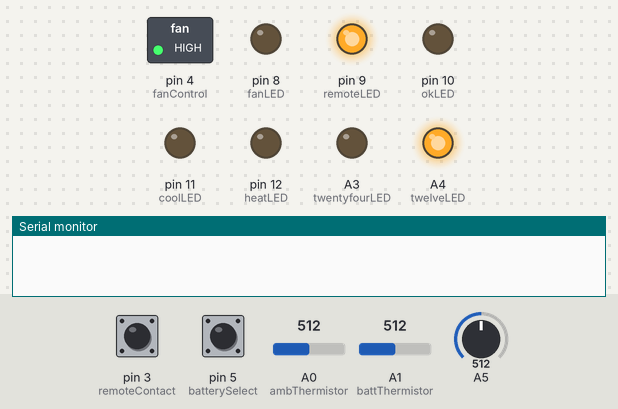
Simulated run of this sketch. Board: Arduino Uno, built with avr-gcc and run on an emulated ATmega328P. Parts: switched loads named in the sketch (green lamp = pin HIGH), output pins drawn as LEDs (lit = HIGH), the last lines printed to the serial monitor. Wiring (inferred from the names in the program): IR receiver: data pin 3. Dashed ring = blinking. The test bench sets the inputs (shaded band); at power-on: A0 (ambThermistor) = 512, A1 (battThermistor) = 512, pin 3 (remoteContact) HIGH, pin 5 (batterySelect) HIGH, A5 = 512.

Above: at 3.8 s.
3.9 s: A0 (ambThermistor) set to 87
6.7 s: A0 (ambThermistor) set to 73
At 8.38 s:
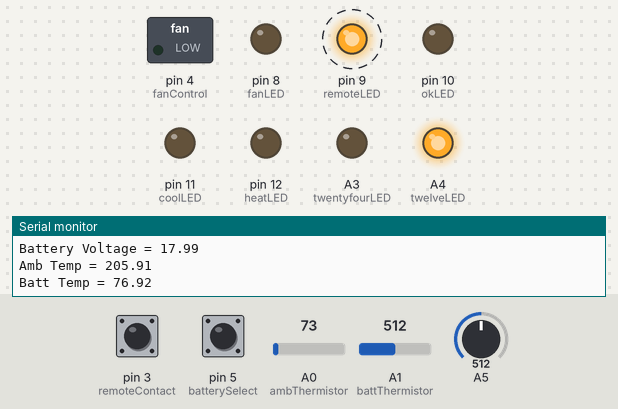
9.7 s: A0 (ambThermistor) set to 716
At 12.5 s:
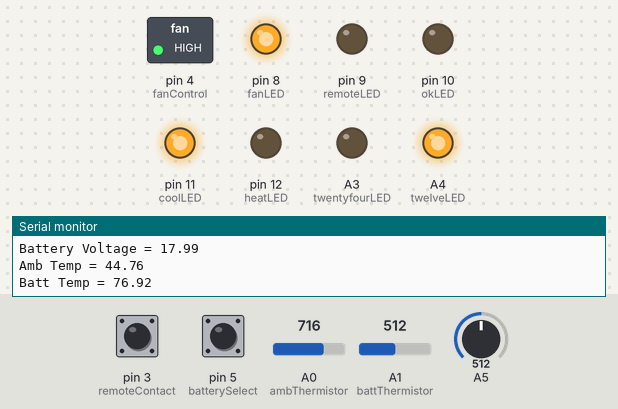
12.7 s: A1 (battThermistor) set to 534
At 14.3 s:
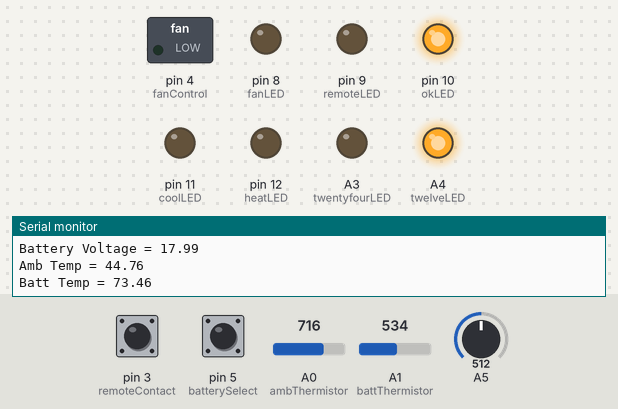
15.1 s: A1 (battThermistor) set to 511
At 15.9 s:
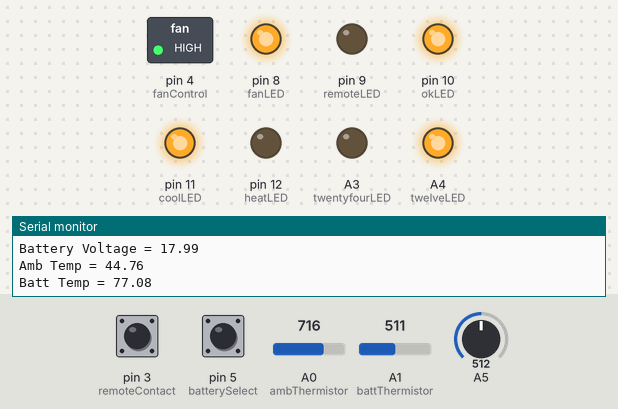
17.0 s: A1 (battThermistor) set to 716
At 19.0 s:
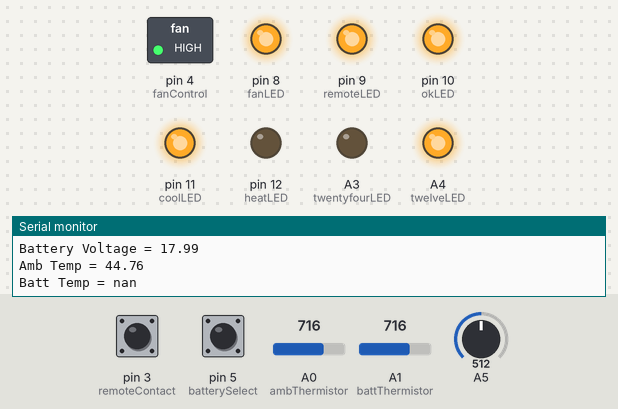
Timing chart, 0 to 20.2 s (numbered marks = the images above; inputs shaded):
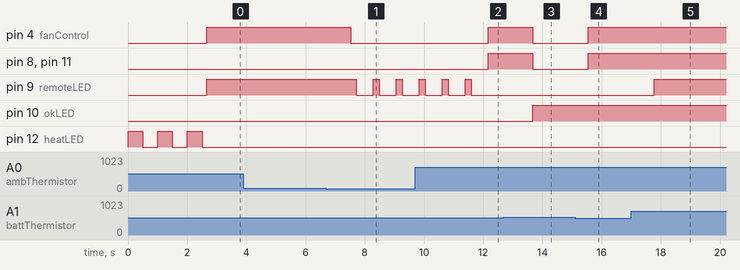

The sketch:

BattEnclosure_Proto_0_1.ino
```cpp
/*
Fan Controller Code Battery Version Proto 0.1
Designed to run on an Trinket Pro processor board
Schematic rev 8
Code base is Fan Enclosure Prod 2.1
Pin assignments

Rev History
0.1 Proto 1

I/O DEFINITIONS
A0 - Ambient Temperature Thermistor
A1 - Battery Temperature Thermistor
A2 -
A3 - Digital Output 24V LED
A4 - Digital Output 12V LED
A5 - Battery Voltage
D3 - Remote contact input (INT1 pin)
D4 - Fan On/Off Control
D5 - 24V/12V select
D6 -
D7 - Used by Trinket for USB comm - not available
D8 - Fan LED
D9 - Remote Contact LED
D10 - Operating Mode LED Grn OK
D11 - Operating Mode LED Blue Cooling
D12 - Operating Mode LED Red Heating
D13 - Trinket D13 LED
*/


/*----------------------------------------------------------
 *                      Define Variables
 *----------------------------------------------------------- */

 const int remoteContact = 3; //INT 1
 const int fanControl = 4; // fan on/off
 const int okLED = 10; //green operating mode LED
 const int coolLED = 11; //blue coolLED
 const int heatLED = 12; //red heatLED
 const int fanLED = 8; //green fan LED
 const int remoteLED = 9; //amber override LED
 const int battThermistor = A1;
 const int ambThermistor = A0;
 const int twelveLED = A4; //green 12V LED
 const int twentyfourLED = A3; //green 24V LED
 int voltLED; //value determined during setup loop
 const int batterySelect = 5;  //select 12 or 24 volt battery
 const int thermistorNominal=10000;
 const int temperatureNominal=25;
 const int bCoefficient=3950;
 const int seriesResistor=10000;//nominal value, measure for better accuracy
 unsigned int timeCounter = 0; //counter incremented by TIMER INT ISR
 unsigned int x = 0; //used with timeCounter to determine 5 minute interval
 volatile byte operatingState = 2; //set operating mode to OK
 boolean batteryType = LOW; //set to 24V battery initially
 float sensorValue = 0.0; //should this be float or int?
 float battVolt = 0.0;        //battery voltage
 float ambTemperature = 0.0; //enclosure temperature
 float battTemperature = 0.0; //battery temperature
 float steinhart = 0.0;
 float lowVolt = 0.0;
 volatile boolean remoteContactState = false; //NO remote contact -  close to run fan
 unsigned long startTime = 0; //used in delay timers
 unsigned long delay200 = 200; //delay 200ms

//End of Variables Definition -------------------------


/*----------------------------------------------
 * FUNCTION DEFINITIONS & ISRs
 -----------------------------------------------*/

//measure battery voltage
float measureVoltage() {
sensorValue=0.0;
for (int i=0; i<5; i++) {
     sensorValue = sensorValue + analogRead(A5);
     delay(10);
   }
sensorValue=sensorValue/5.0;
battVolt = ((sensorValue *0.00488*7.0)+0.5); //voltage scaled to 35V full scale
return battVolt;
} //end of measureVoltage()

//measure ambient temperature
float measureAmbTemp() {
sensorValue=0.0;
for (int i=0; i<5; i++) {
     sensorValue = sensorValue + analogRead(ambThermistor);
     delay(10);
   }
sensorValue=sensorValue/5;   //Average of 5 readings
sensorValue = 1023 / sensorValue - 1;
  sensorValue = seriesResistor / sensorValue;
  steinhart = sensorValue / thermistorNominal;     // (R/Ro)
  steinhart = log(steinhart);                  // ln(R/Ro)
  steinhart /= bCoefficient;                   // 1/B * ln(R/Ro)
  steinhart += 1.0 / (temperatureNominal + 273.15); // + (1/To)
  steinhart = 1.0 / steinhart; // Invert
  steinhart -= 273.15;  // convert to C
  steinhart = steinhart * 9.0 / 5.0 +32.0;         // convert to F
  ambTemperature = steinhart;
  return ambTemperature;
} //end of measureAmbTemp()


//measure battery temperature
float measureBattTemp() {
sensorValue=0.0;
for (int i=0; i<5; i++) {
     sensorValue = sensorValue + analogRead(battThermistor);
     delay(10);
   }
sensorValue=sensorValue/5;   //Average of 5 readings
sensorValue = 1023 / sensorValue - 1;
  sensorValue = seriesResistor / sensorValue;
  steinhart = sensorValue / thermistorNominal;     // (R/Ro)
  steinhart = log(steinhart);                  // ln(R/Ro)
  steinhart /= bCoefficient;                   // 1/B * ln(R/Ro)
  steinhart += 1.0 / (temperatureNominal + 273.15); // + (1/To)
  steinhart = 1.0 / steinhart; // Invert
  steinhart -= 273.15;  // convert to C
  steinhart = steinhart * 9.0 / 5.0 +32.0;         // convert to F
  battTemperature = steinhart;
  return battTemperature;
} //end of measureAmbTemp()

// Check Operating State Function

byte checkOperatingState() {
//0 = low voltage fault
//1 = thermistor fault
//2 = OK
//3 = cool
//4 = remote contact has been closed  - set by ISR
//5 = cooling desired but ambient temperature is hot
//6 = heat
//7 = heating desired but ambient temperature is cool

if (digitalRead(remoteContact) == HIGH) {
  operatingState = 4;
}
measureVoltage();
measureAmbTemp();
measureBattTemp();
if (battVolt < lowVolt) {
	operatingState = 0;
} else {
  if ((ambTemperature > 200.0) || (ambTemperature < -20.0) || (battTemperature > 200.0) || (battTemperature < -20.0)) {
		    operatingState=1;
  } else {
    if ((battTemperature < 75.0) && (battTemperature >= 50.0)){
            operatingState = 2; //OK Mode
            } else {
             if ((battTemperature >= 75.0) && (battTemperature - ambTemperature >= 5.0)) {
             operatingState = 3; //cool mode
            }  else {
              if ((battTemperature < 50.0) && (ambTemperature - battTemperature >= 5.0)) {
              	(operatingState = 6); //heat mode
            }
            } //closing brace for else
    } //closing brace for else
  } //closing brace for else
} //closing brace for else
  return operatingState;
} //closing brace for check operating mode function


//ISR Routines  VARIBALE NAMES MUST BE CORRECTED

//user remote contact ISR
void remote() {
   remoteContactState = !remoteContactState;
   //operatingState = 4;
}  // closing brace remote contact isr


//Timer Interrupt ISR
ISR(TIMER1_COMPA_vect)        //timer compare interrupt service routine
{
 timeCounter += 1;            //increment countHour on each interrupt
 x = (timeCounter%2);        // test for 2 second interval
 if (x == 0){
  timeCounter = 0;
  checkOperatingState();      // does this need volatile variable?
 }
} //end of timer isr


//Periodically measure voltage and temperture to
//determine operating state

/* ----------------------------------------------
                 SETUP LOOP
-------------------------------------------------*/

void setup() {
 pinMode(fanControl,OUTPUT); //PWM fan control
 digitalWrite(fanControl, LOW);
 pinMode(remoteContact,INPUT_PULLUP); //input for manual fan ON contact
 pinMode(batterySelect,INPUT_PULLUP); //pin input for 12/24 V select
 pinMode(okLED,OUTPUT); // green operating mode OK LED
 digitalWrite(okLED, LOW);
 pinMode(coolLED,OUTPUT); // blue cool operating mode LED
 digitalWrite(coolLED, LOW);
 pinMode(heatLED,OUTPUT); // red heat operating mode LED
 digitalWrite(heatLED, LOW);
 pinMode(fanLED,OUTPUT); // green fan run LED
 digitalWrite(fanLED, LOW);
 pinMode(remoteLED,OUTPUT); // amber override LED
 digitalWrite(remoteLED, LOW);
 pinMode(batterySelect,INPUT_PULLUP); //input for 12/24V select
 pinMode(twelveLED,OUTPUT); //
 digitalWrite(twelveLED, LOW);
 pinMode(twentyfourLED,OUTPUT); //
 digitalWrite(twentyfourLED, LOW);

 analogReference(DEFAULT);
 Serial.begin(9600);  //to be removed after testing

// POST
digitalWrite(heatLED, HIGH);
delay(500);
digitalWrite(heatLED, LOW);
delay(500);
digitalWrite(heatLED, HIGH);
delay(500);
digitalWrite(heatLED, LOW);
delay(500);
digitalWrite(heatLED, HIGH);
delay(500);
digitalWrite(heatLED, LOW);
//End of POST


  // set up Timer 1 interrupt
  noInterrupts();      // disable all interrupts
  //set timer1 interrupt at 1Hz
  TCCR1A = 0;        // set entire TCCR1A register to 0
  TCCR1B = 0;        // same for TCCR1B
  TCNT1  = 0;        //initialize counter value to 0
  // set compare match register for 1hz increments
  OCR1A = 15624;     // = (16mHz) / (1*1024) - 1 (must be <65536)
  // turn on CTC mode
  TCCR1B |= (1 << WGM12);
  // Set CS10 and CS12 bits for 1024 prescaler
  TCCR1B |= (1 << CS12) | (1 << CS10);
  // enable timer compare interrupt
  TIMSK1 |= (1 << OCIE1A);

interrupts();    // enable all interrupts ADD THIS BACK AFTER TESTING

attachInterrupt (digitalPinToInterrupt (3),remote,CHANGE);

//initialize remote contact state
remoteContactState = digitalRead(remoteContact);

//digitalRead(batterySelect); //determine 12/24 selection
// HIGH = 12V LOW = 24V

batteryType = digitalRead(batterySelect);
if(batteryType == HIGH) {
  voltLED = twelveLED;
  lowVolt = 11.5;
  digitalWrite(voltLED, HIGH); //turn on 12V LED
  digitalWrite(twentyfourLED, LOW);
}
if(batteryType == LOW) {
  voltLED = twentyfourLED;
  lowVolt = 23.0;
  digitalWrite(voltLED, HIGH);//turn on 24V LED
  digitalWrite(twelveLED, LOW);
}

checkOperatingState();

} //closing brace for setup loop

/*---------------------------------------------
                    MAIN LOOP
----------------------------------------------*/
void loop() {

//0 = low voltage fault
//1 = thermistor fault
//2 = OK
//3 = cool
//4 = remote contact has been closed  - set by ISR


while (operatingState == 4) {
  digitalWrite(remoteLED, HIGH);
  digitalWrite(fanControl, HIGH);
}
if (operatingState == 0) {
  digitalWrite(coolLED, LOW);
  digitalWrite(fanLED, LOW);
  digitalWrite(remoteLED, LOW);
  digitalWrite(okLED, LOW);
  digitalWrite(fanControl, LOW);
  digitalWrite(voltLED, LOW);
  startTime = millis(); //set startTime for delay loop
  while ((startTime + delay200) > millis() ) {
   } //200 mS delay
  digitalWrite(voltLED, HIGH);
  startTime = millis(); //set startTime for delay loop
  while ((startTime + delay200) > millis() ) {
   } //200 mS delay
} else {
  if (operatingState == 1) {
    digitalWrite(okLED, LOW);
    digitalWrite(coolLED, LOW);
    digitalWrite(fanLED, LOW);
    digitalWrite(fanControl, LOW);
    digitalWrite(remoteLED, HIGH);
    startTime = millis(); //set startTime for delay loop
  while ((startTime + delay200) > millis() ) {
   } //200 mS delay
    digitalWrite(remoteLED, LOW);
  startTime = millis(); //set startTime for delay loop
  while ((startTime + delay200) > millis() ) {
   } //200 mS delay
} else {
  if (operatingState == 2) {
    digitalWrite(coolLED, LOW);
    digitalWrite(fanLED, LOW);
    digitalWrite(remoteLED, LOW);
    digitalWrite(okLED, HIGH);
    digitalWrite(fanControl, LOW);
} else {
  if (operatingState == 3) {
    digitalWrite(remoteLED, LOW);
    digitalWrite(coolLED, HIGH);
    digitalWrite(fanLED, HIGH);
    digitalWrite(fanControl, HIGH);
  }
  }
  }
}


//Serial Print for debug


measureAmbTemp();
measureBattTemp();
measureVoltage();

Serial.print("Operating state = "); //for debug
Serial.println(operatingState); //for debug
Serial.print("Battery Voltage = "); //for debug
Serial.println(battVolt); //for debug
Serial.print("Amb Temp = ");//for debug
Serial.println(ambTemperature); //for debug
Serial.print("Batt Temp = ");//for debug
Serial.println(battTemperature); //for debug
//Serial.print("Remote contact State = ");//for debug
//Serial.println(remoteContactState); //for debug

startTime = millis(); //set startTime for delay loop
  while ((startTime + delay200) > millis() ) {
   } //200 mS delay

} //closing brace for main loop
```

Measured:
- the behaviour switches between 80 and 79 on A0 (ambThermistor) (found by bisection; images 0 and 1)
- the behaviour switches between 524 and 525 on A1 (battThermistor) (found by bisection; images 2 and 3)
- after the input at 3.9 s, every drawn part: stays the same
- after the input at 6.7 s, pin 4 (fanControl): HIGH → LOW after 0.82 s; pin 9 (remoteLED): alternates HIGH for 0.20 s and LOW for 0.57 s, starting after 1.0 s
- after the input at 9.7 s, pin 4 (fanControl), pin 8 (fanLED), pin 11 (coolLED): LOW → HIGH after 2.5 s
- after the input at 12.7 s, pin 4 (fanControl), pin 8 (fanLED), pin 11 (coolLED): HIGH → LOW after 0.97 s; pin 10 (okLED): LOW → HIGH after 0.97 s
- after the input at 15.1 s, pin 4 (fanControl), pin 8 (fanLED), pin 11 (coolLED): LOW → HIGH after 0.44 s
- after the input at 17.0 s, pin 9 (remoteLED): LOW → HIGH after 0.78 s
